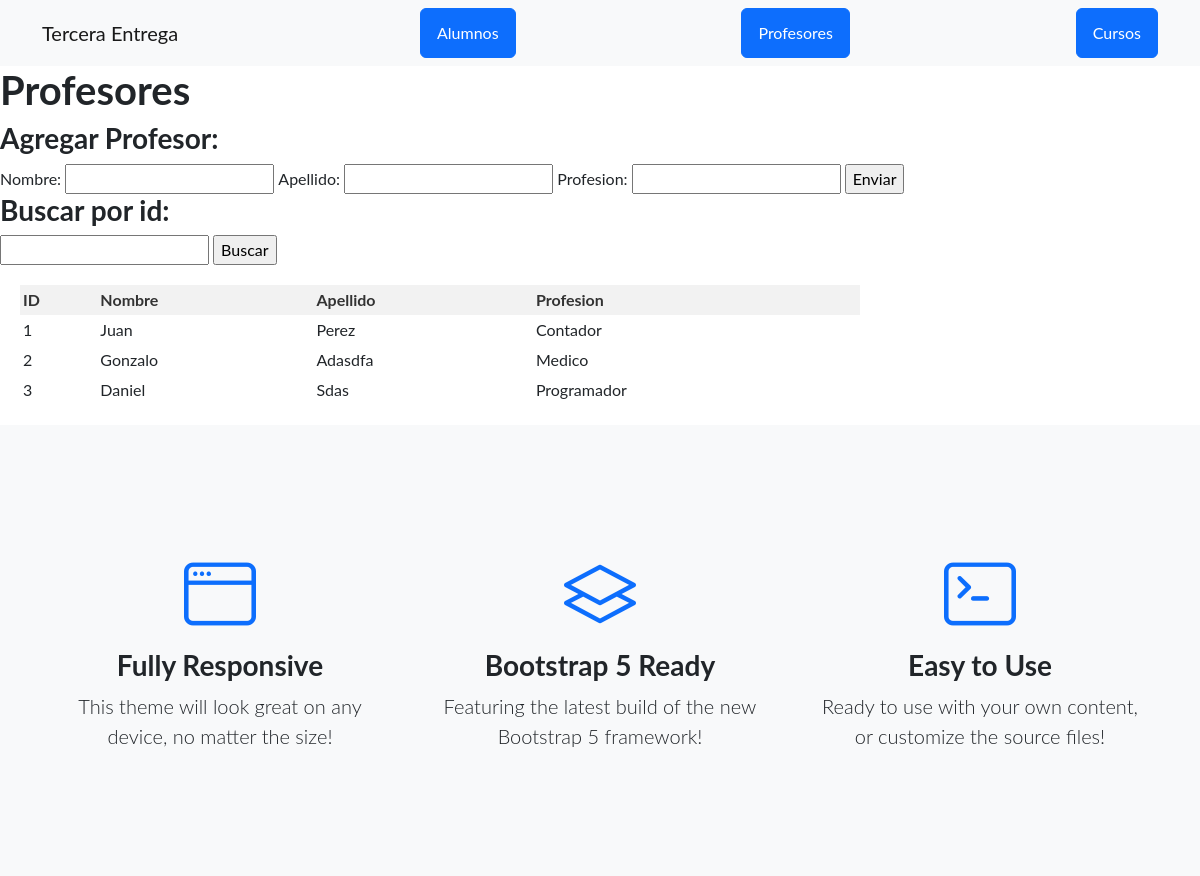
The app's page /AppTerceraEntrega/profesores/ (upper part), older data.
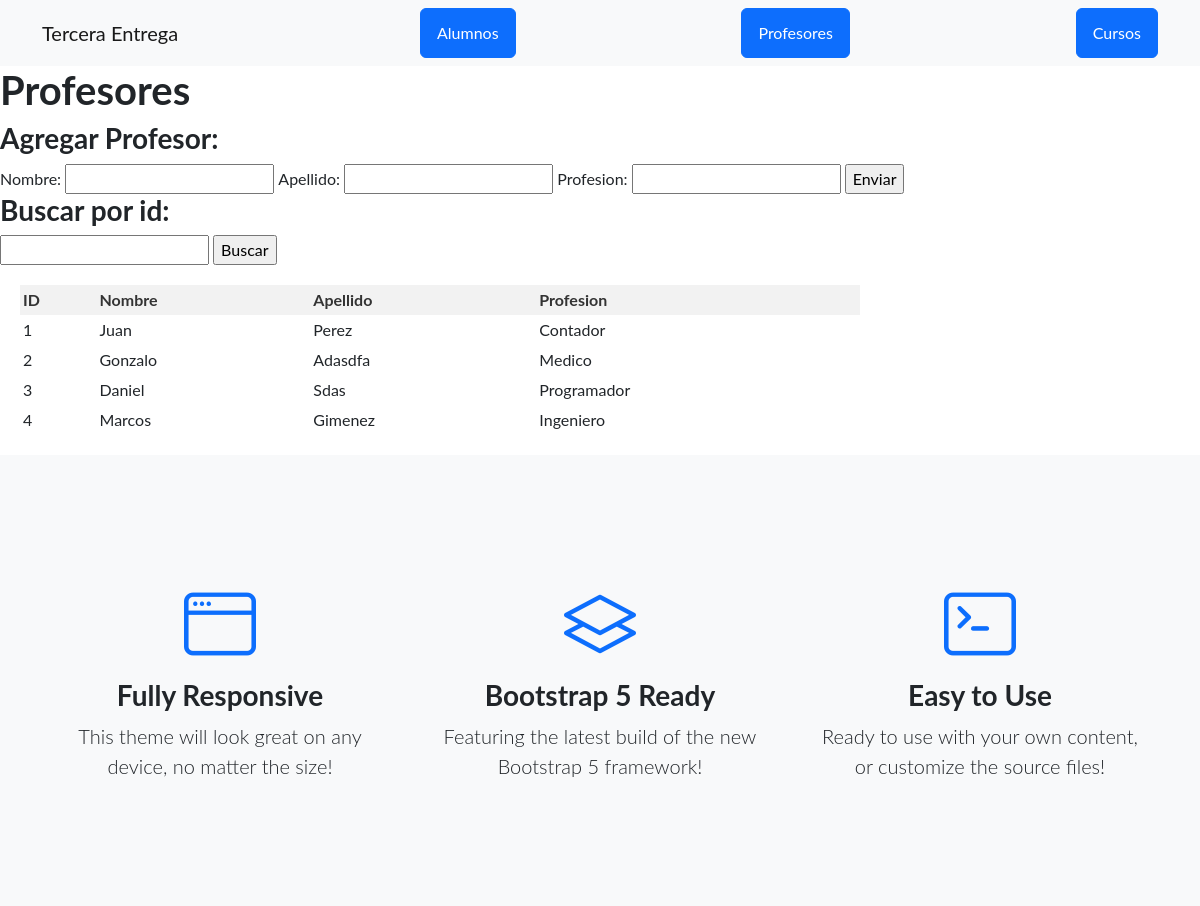
The same page, newer data.
### AppTerceraEntrega/models.py (models this page shows)
class Profesor(models.Model):
    nombre = models.CharField(max_length=40)
    apellido = models.CharField(max_length=40)
    profesion = models.CharField(max_length=50)

### AppTerceraEntrega/views.py (the view)
# urls.py: path('profesores/', views.profesores, name='profesores'),
def profesores(req):
    if req.method == 'POST':
        formulaio = ProfesorFormulario(req.POST)
        if formulaio.is_valid():
            informacion = formulaio.cleaned_data
            profesor = Profesor(nombre=informacion['nombre'], apellido=informacion['apellido'], profesion=informacion['profesion'])
            profesor.save()
            return redirect('profesores')
    else:
        profesor_buscado = obtieneObjeto(req,Profesor)
        formulaio = ProfesorFormulario()
    profesores = Profesor.objects.all()
    return render(req, "appterceraentrega/profesores.html",{"formulario": formulaio, "profesores": profesores, "profesor": profesor_buscado})

### AppTerceraEntrega/forms.py
class ProfesorFormulario(forms.Form):
    nombre= forms.CharField(max_length=40)
    apellido= forms.CharField(max_length=40)
    profesion= forms.CharField(max_length=50)

### AppTerceraEntrega/views.py (called while the page is built)
def obtieneObjeto(req, clase):
    objeto_buscado = ""
    if req.GET.get("id"):
            id_objeto = req.GET["id"]
            objeto_buscado = clase.objects.filter(id=id_objeto).first()
            if not isinstance(objeto_buscado, clase):
                objeto_buscado = ""
    return objeto_buscado

### AppTerceraEntrega/templates/appterceraentrega/profesores.html (shortened to what this page needs)
<!DOCTYPE html>
<html lang="en">
<head>
</head>
<body>
    {% extends "appterceraentrega/padre.html" %}
    {% load static %}
    {% block contenidoQueCambia %}
    <h1>Profesores</h1>
    <h3>Agregar Profesor:</h3>
    <form action="" method="POST">
        {{ formulario.as_table }}
        <input type="submit" value="Enviar">
    </form>
    <h3>Buscar por id:</h3>
    <form action="" method="GET">
        <input type="number" name="id">
        <input type="submit" value="Buscar">
    </form>
    <table>
        <thead>
            <tr>
                <th>ID</th>
                <th>Nombre</th>
                <th>Apellido</th>
                <th>Profesion</th>
            </tr>
        </thead>
        <tbody>
            {% for profesor in profesores %}
            <tr>
                <td>{{ profesor.id }}</td>
                <td>{{ profesor.nombre }}</td>
                <td>{{ profesor.apellido }}</td>
                <td>{{ profesor.profesion }}</td>
            </tr>
            {% endfor %}
        </tbody>
    </table>
    {% endblock %}

Row changes from the older to the newer data that the page shows:
added Profesor: id "4", nombre "Marcos", apellido "Gimenez", profesion "Ingeniero"
